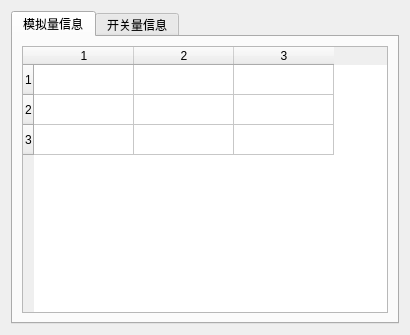
<?xml version="1.0" encoding="UTF-8"?>
<ui version="4.0">
 <class>QDlgValue</class>
 <widget class="QWidget" name="QDlgValue">
  <property name="geometry">
   <rect>
    <x>0</x>
    <y>0</y>
    <width>410</width>
    <height>335</height>
   </rect>
  </property>
  <property name="windowTitle">
   <string>曲线信息</string>
  </property>
  <layout class="QGridLayout" name="gridLayout">
   <item row="0" column="0">
    <widget class="QTabWidget" name="m_tabInfo">
     <property name="currentIndex">
      <number>0</number>
     </property>
     <widget class="QWidget" name="tab">
      <attribute name="title">
       <string>模拟量信息</string>
      </attribute>
      <layout class="QGridLayout" name="gridLayout_2">
       <item row="0" column="0">
        <widget class="QTableWidget" name="m_tblAnalog">
         <row>
          <property name="text">
           <string>1</string>
          </property>
         </row>
         <row>
          <property name="text">
           <string>2</string>
          </property>
         </row>
         <row>
          <property name="text">
           <string>3</string>
          </property>
         </row>
         <column>
          <property name="text">
           <string>1</string>
          </property>
         </column>
         <column>
          <property name="text">
           <string>2</string>
          </property>
         </column>
         <column>
          <property name="text">
           <string>3</string>
          </property>
         </column>
        </widget>
       </item>
      </layout>
     </widget>
     <widget class="QWidget" name="tab_2">
      <attribute name="title">
       <string>开关量信息</string>
      </attribute>
      <layout class="QGridLayout" name="gridLayout_3">
       <item row="0" column="0">
        <widget class="QTableWidget" name="m_tblDigtal">
         <row>
          <property name="text">
           <string>1</string>
          </property>
         </row>
         <row>
          <property name="text">
           <string>2</string>
          </property>
         </row>
         <row>
          <property name="text">
           <string>3</string>
          </property>
         </row>
         <column>
          <property name="text">
           <string>1</string>
          </property>
         </column>
         <column>
          <property name="text">
           <string>2</string>
          </property>
         </column>
         <column>
          <property name="text">
           <string>3</string>
          </property>
         </column>
        </widget>
       </item>
      </layout>
     </widget>
    </widget>
   </item>
  </layout>
 </widget>
 <resources/>
 <connections/>
</ui>
